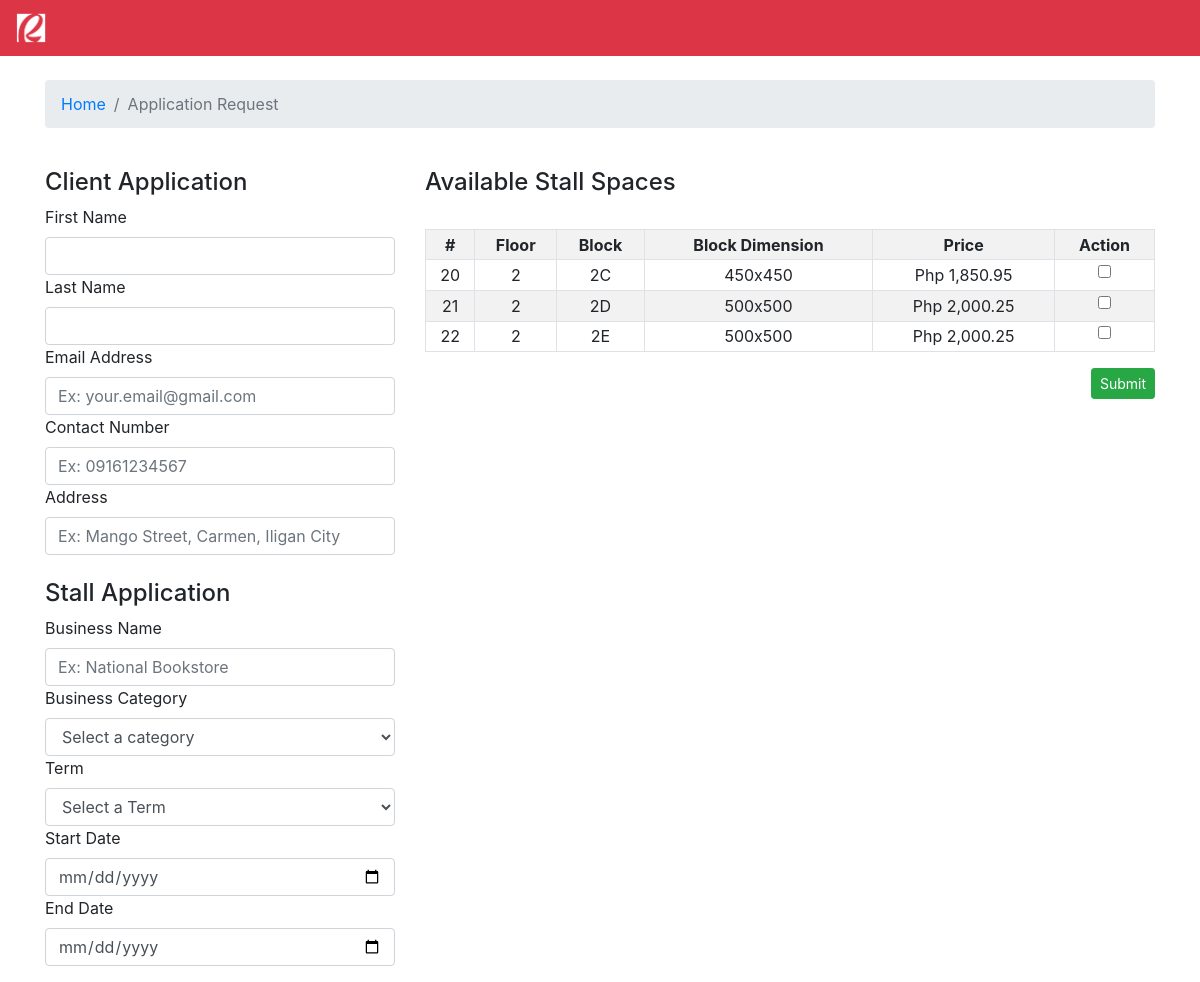
Page /application-request.php on the committed database.
### tables this page shows
CREATE TABLE `stalls` (
  `stall_id` int(11) NOT NULL,
  `floor_no` varchar(1) NOT NULL,
  `block_no` varchar(20) NOT NULL,
  `block_dimension` varchar(11) NOT NULL,
  `stall_price` double NOT NULL,
  `price_date_effectivity` datetime DEFAULT NULL
);

### application-request.php (the view, shortened to what this page needs)
<?php include_once "api/config.php"; ?>
<html>
<head>
    <link rel="stylesheet" href="bootstrap-4.2.1-dist/css/bootstrap.min.css">
    <nav class="navbar navbar-expand-lg navbar-dark bg-danger">
        <a class="navbar-brand" href="index.php">
            <img src="img/rob.png" width="30" height="30" alt="">
        </a>
    </nav>
</head>
<body>
    <div class="container">
    <br>
        <nav aria-label="breadcrumb">
            <ol class="breadcrumb">
                <li class="breadcrumb-item"><a href="index.php">Home</a></li>
                <li class="breadcrumb-item active" aria-current="page">Application Request</li>
            </ol>
        </nav>
        <form action="api/create-application-request.php" method="POST">
            <div class="row">
                <div class="col-md-4">
                    <br />
                    <h4>Client Application</h4>
                    <label>First Name</label>
                    <input type="text" name="fname" class="form-control" required>
                    <label>Last Name</label>
                    <input type="text" name="lname" class="form-control" required>
                    <label>Email Address</label>
                    <input type="email" name="email" placeholder="Ex: your.email@gmail.com" class="form-control" required>
                    <label>Contact Number</label>
                    <input type="text" name="contact" placeholder="Ex: 09161234567" class="form-control" required>
                    <label>Address</label>
                    <input type="text" name="address" placeholder="Ex: Mango Street, Carmen, Iligan City" class="form-control" required>
                    <br />
                    <h4>Stall Application</h4>
                    <label>Business Name</label>
                    <input type="text" name="business_name" placeholder="Ex: National Bookstore" class="form-control" required>
                    <label>Business Category</label>
                    <select type="text" name="category_id" class="form-control" required>
                        <optgroup label="Category">
                        <option disabled selected value>Select a category</option>
                        </optgroup>
                    </select>
                    <label>Term</label>
                    <select type="text" name="applied_term" class="form-control" required>
                        <optgroup label="Terms">
                            <option disabled selected value>Select a Term</option>
                        </optgroup>
                    </select>
                    <label>Start Date</label>
                    <input type="date" class="form-control" name="start_date" required>
                    <label>End Date</label>
                    <input type="date" class="form-control" name="end_date" required>
                </div>
                <div class="col-md-8">
                    <br />
                    <h4>Available Stall Spaces</h4>
                    <br>
                    <table class="table table-striped table-bordered table-sm table-hover">
                        <tr align="center">
                            <th>#</th>
                            <th>Floor</th>
                            <th>Block</th>
                            <th>Block Dimension</th>
                            <th>Price</th>
                            <th>Action</th>
                        </tr>
                        <?php
                        $sql_stalls = "SELECT s.floor_no AS 'floor_no', s.block_no AS 'block_no',
                        s.block_dimension AS 'block_dimension', s.stall_price AS 'stall_price',
                        s.stall_id AS 'stall_id'
                        FROM occupied_stalls os
                        INNER JOIN stalls s ON os.stall_id = s.stall_id
                        WHERE contract_id IS NULL";
                        $result_stalls = mysqli_query($link, $sql_stalls);
                        if (mysqli_num_rows($result_stalls) > 0) {
                            while($row_stalls = mysqli_fetch_assoc($result_stalls)) {
                                echo "<tr align='center'>";
                                    echo "<td>" . $row_stalls['stall_id'] . "</td>";
                                    echo "<td>" . $row_stalls['floor_no'] . "</td>";
                                    echo "<td>" . $row_stalls['block_no'] . "</td>";
                                    echo "<td>" . $row_stalls['block_dimension'] . "</td>";
                                    echo "<td>Php " . number_format($row_stalls['stall_price'],2) . "</td>";
                                    echo "<td><input type='checkbox' name='stall_id[]' value=".$row_stalls['stall_id']."></td>";
                                echo "</tr>";
                            }
                        }else{
                            echo '<tr>';
                                echo '<td colspan="5" style="font-style: italic;" align="center">There are no available Stall Spaces at the moment.</td>';
                            echo '</tr>';
                        }
                        ?>
                    </table>
                    <?php
                        $sql_stalls = "SELECT s.floor_no AS 'floor_no', s.block_no AS 'block_no',
                        s.block_dimension AS 'block_dimension', s.stall_price AS 'stall_price',
                        s.stall_id AS 'stall_id'
                        FROM occupied_stalls os
                        INNER JOIN stalls s ON os.stall_id = s.stall_id
                        WHERE contract_id IS NULL";
                        $result_stalls = mysqli_query($link, $sql_stalls);
                        if (mysqli_num_rows($result_stalls) > 0) {
                            echo '<input type="submit" value="Submit" class="btn btn-success btn-sm float-right"><br />';
                        }else{
                            echo '<a href="#" class="btn btn-danger btn-sm disabled float-right">Submit</a><br />';
                        }
                        ?>
                </div>
            </div>
        </form>
    </div>
</body>
</html>

### rows in the picture
stalls: stall_id "20", floor_no "2", block_no "2C", block_dimension "450x450", stall_price "1,850.95"
stalls: stall_id "21", floor_no "2", block_no "2D", block_dimension "500x500", stall_price "2,000.25"
stalls: stall_id "22", floor_no "2", block_no "2E", block_dimension "500x500", stall_price "2,000.25"
